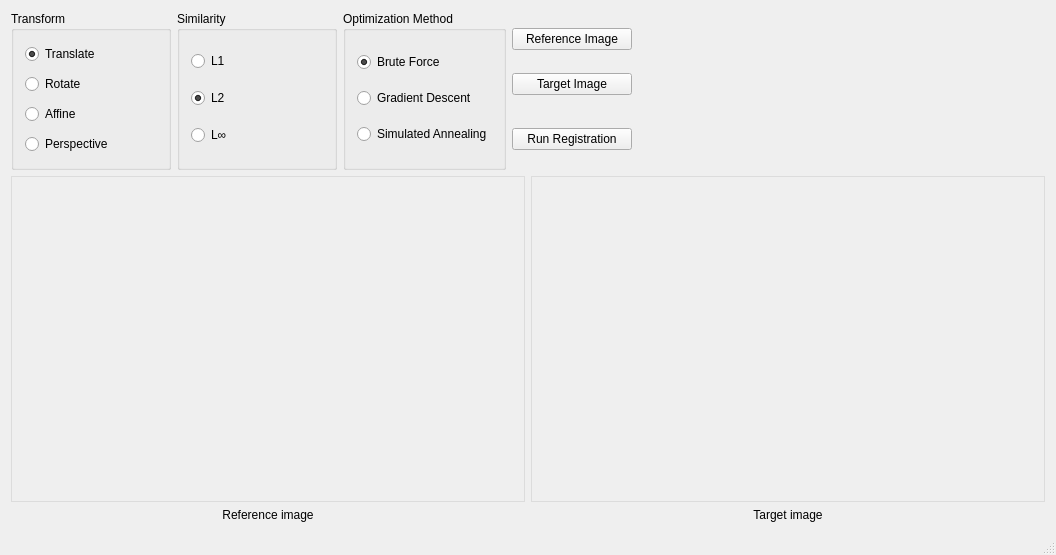
<?xml version="1.0" encoding="UTF-8"?>
<ui version="4.0">
 <class>ImageRegistrationClass</class>
 <widget class="QMainWindow" name="ImageRegistrationClass">
  <property name="geometry">
   <rect>
    <x>0</x>
    <y>0</y>
    <width>1056</width>
    <height>555</height>
   </rect>
  </property>
  <property name="sizePolicy">
   <sizepolicy hsizetype="Preferred" vsizetype="Preferred">
    <horstretch>0</horstretch>
    <verstretch>0</verstretch>
   </sizepolicy>
  </property>
  <property name="windowTitle">
   <string>ImageRegistration</string>
  </property>
  <widget class="QWidget" name="centralWidget">
   <layout class="QVBoxLayout" name="verticalLayout_4">
    <item>
     <layout class="QVBoxLayout" name="verticalLayout_3">
      <item>
       <layout class="QHBoxLayout" name="horizontalLayout_2">
        <property name="topMargin">
         <number>0</number>
        </property>
        <item>
         <widget class="QGroupBox" name="groupBox">
          <property name="sizePolicy">
           <sizepolicy hsizetype="Fixed" vsizetype="Preferred">
            <horstretch>0</horstretch>
            <verstretch>0</verstretch>
           </sizepolicy>
          </property>
          <property name="minimumSize">
           <size>
            <width>160</width>
            <height>0</height>
           </size>
          </property>
          <property name="styleSheet">
           <string notr="true"/>
          </property>
          <property name="title">
           <string>Transform</string>
          </property>
          <property name="flat">
           <bool>false</bool>
          </property>
          <layout class="QVBoxLayout" name="verticalLayout_5">
           <item>
            <widget class="QRadioButton" name="radio_translate">
             <property name="minimumSize">
              <size>
               <width>0</width>
               <height>24</height>
              </size>
             </property>
             <property name="text">
              <string>Translate</string>
             </property>
             <property name="checked">
              <bool>true</bool>
             </property>
            </widget>
           </item>
           <item>
            <widget class="QRadioButton" name="radio_rotate">
             <property name="minimumSize">
              <size>
               <width>0</width>
               <height>24</height>
              </size>
             </property>
             <property name="text">
              <string>Rotate</string>
             </property>
            </widget>
           </item>
           <item>
            <widget class="QRadioButton" name="radio_affine">
             <property name="minimumSize">
              <size>
               <width>0</width>
               <height>24</height>
              </size>
             </property>
             <property name="text">
              <string>Affine</string>
             </property>
            </widget>
           </item>
           <item>
            <widget class="QRadioButton" name="radio_perspective">
             <property name="minimumSize">
              <size>
               <width>0</width>
               <height>24</height>
              </size>
             </property>
             <property name="text">
              <string>Perspective</string>
             </property>
            </widget>
           </item>
          </layout>
         </widget>
        </item>
        <item>
         <widget class="QGroupBox" name="groupBox_2">
          <property name="sizePolicy">
           <sizepolicy hsizetype="Fixed" vsizetype="Preferred">
            <horstretch>0</horstretch>
            <verstretch>0</verstretch>
           </sizepolicy>
          </property>
          <property name="minimumSize">
           <size>
            <width>160</width>
            <height>0</height>
           </size>
          </property>
          <property name="styleSheet">
           <string notr="true"/>
          </property>
          <property name="title">
           <string>Similarity</string>
          </property>
          <property name="flat">
           <bool>false</bool>
          </property>
          <layout class="QVBoxLayout" name="verticalLayout_6">
           <item>
            <widget class="QRadioButton" name="radio_l1">
             <property name="minimumSize">
              <size>
               <width>0</width>
               <height>24</height>
              </size>
             </property>
             <property name="text">
              <string>L1</string>
             </property>
            </widget>
           </item>
           <item>
            <widget class="QRadioButton" name="radio_l2">
             <property name="minimumSize">
              <size>
               <width>0</width>
               <height>24</height>
              </size>
             </property>
             <property name="text">
              <string>L2</string>
             </property>
             <property name="checked">
              <bool>true</bool>
             </property>
            </widget>
           </item>
           <item>
            <widget class="QRadioButton" name="radio_linf">
             <property name="minimumSize">
              <size>
               <width>0</width>
               <height>24</height>
              </size>
             </property>
             <property name="text">
              <string>L∞</string>
             </property>
            </widget>
           </item>
          </layout>
         </widget>
        </item>
        <item>
         <widget class="QGroupBox" name="groupBox_3">
          <property name="sizePolicy">
           <sizepolicy hsizetype="Fixed" vsizetype="Preferred">
            <horstretch>0</horstretch>
            <verstretch>0</verstretch>
           </sizepolicy>
          </property>
          <property name="minimumSize">
           <size>
            <width>160</width>
            <height>0</height>
           </size>
          </property>
          <property name="styleSheet">
           <string notr="true"/>
          </property>
          <property name="title">
           <string>Optimization Method</string>
          </property>
          <property name="flat">
           <bool>false</bool>
          </property>
          <layout class="QVBoxLayout" name="verticalLayout_7">
           <item>
            <widget class="QRadioButton" name="radio_naive">
             <property name="minimumSize">
              <size>
               <width>0</width>
               <height>24</height>
              </size>
             </property>
             <property name="text">
              <string>Brute Force</string>
             </property>
             <property name="checked">
              <bool>true</bool>
             </property>
            </widget>
           </item>
           <item>
            <widget class="QRadioButton" name="radio_gd">
             <property name="text">
              <string>Gradient Descent</string>
             </property>
            </widget>
           </item>
           <item>
            <widget class="QRadioButton" name="radio_sa">
             <property name="minimumSize">
              <size>
               <width>0</width>
               <height>24</height>
              </size>
             </property>
             <property name="text">
              <string>Simulated Annealing</string>
             </property>
            </widget>
           </item>
          </layout>
         </widget>
        </item>
        <item>
         <layout class="QVBoxLayout" name="verticalLayout_8">
          <item>
           <widget class="QPushButton" name="button_ref_img">
            <property name="sizePolicy">
             <sizepolicy hsizetype="Fixed" vsizetype="Fixed">
              <horstretch>0</horstretch>
              <verstretch>0</verstretch>
             </sizepolicy>
            </property>
            <property name="minimumSize">
             <size>
              <width>120</width>
              <height>0</height>
             </size>
            </property>
            <property name="text">
             <string>Reference Image</string>
            </property>
           </widget>
          </item>
          <item>
           <widget class="QPushButton" name="button_tar_img">
            <property name="sizePolicy">
             <sizepolicy hsizetype="Fixed" vsizetype="Fixed">
              <horstretch>0</horstretch>
              <verstretch>0</verstretch>
             </sizepolicy>
            </property>
            <property name="minimumSize">
             <size>
              <width>120</width>
              <height>0</height>
             </size>
            </property>
            <property name="text">
             <string>Target Image</string>
            </property>
           </widget>
          </item>
          <item>
           <spacer name="verticalSpacer">
            <property name="orientation">
             <enum>Qt::Vertical</enum>
            </property>
            <property name="sizeType">
             <enum>QSizePolicy::Fixed</enum>
            </property>
            <property name="sizeHint" stdset="0">
             <size>
              <width>20</width>
              <height>10</height>
             </size>
            </property>
           </spacer>
          </item>
          <item>
           <widget class="QPushButton" name="button_run">
            <property name="sizePolicy">
             <sizepolicy hsizetype="Fixed" vsizetype="Fixed">
              <horstretch>0</horstretch>
              <verstretch>0</verstretch>
             </sizepolicy>
            </property>
            <property name="minimumSize">
             <size>
              <width>120</width>
              <height>0</height>
             </size>
            </property>
            <property name="text">
             <string>Run Registration</string>
            </property>
           </widget>
          </item>
         </layout>
        </item>
        <item>
         <spacer name="horizontalSpacer">
          <property name="orientation">
           <enum>Qt::Horizontal</enum>
          </property>
          <property name="sizeHint" stdset="0">
           <size>
            <width>40</width>
            <height>20</height>
           </size>
          </property>
         </spacer>
        </item>
       </layout>
      </item>
      <item>
       <layout class="QHBoxLayout" name="horizontalLayout">
        <item>
         <layout class="QVBoxLayout" name="verticalLayout">
          <item>
           <widget class="QLabel" name="image_r">
            <property name="sizePolicy">
             <sizepolicy hsizetype="Preferred" vsizetype="Expanding">
              <horstretch>0</horstretch>
              <verstretch>0</verstretch>
             </sizepolicy>
            </property>
            <property name="minimumSize">
             <size>
              <width>512</width>
              <height>0</height>
             </size>
            </property>
            <property name="styleSheet">
             <string notr="true">border: 1px solid #dcdcdc;</string>
            </property>
            <property name="text">
             <string/>
            </property>
            <property name="scaledContents">
             <bool>true</bool>
            </property>
           </widget>
          </item>
          <item>
           <widget class="QLabel" name="label_2">
            <property name="text">
             <string>Reference image</string>
            </property>
            <property name="alignment">
             <set>Qt::AlignCenter</set>
            </property>
           </widget>
          </item>
         </layout>
        </item>
        <item>
         <layout class="QVBoxLayout" name="verticalLayout_2">
          <item>
           <widget class="QLabel" name="image_t">
            <property name="sizePolicy">
             <sizepolicy hsizetype="Preferred" vsizetype="Expanding">
              <horstretch>0</horstretch>
              <verstretch>0</verstretch>
             </sizepolicy>
            </property>
            <property name="minimumSize">
             <size>
              <width>512</width>
              <height>0</height>
             </size>
            </property>
            <property name="styleSheet">
             <string notr="true">border: 1px solid #dcdcdc;</string>
            </property>
            <property name="text">
             <string/>
            </property>
            <property name="scaledContents">
             <bool>true</bool>
            </property>
           </widget>
          </item>
          <item>
           <widget class="QLabel" name="label_4">
            <property name="text">
             <string>Target image</string>
            </property>
            <property name="alignment">
             <set>Qt::AlignCenter</set>
            </property>
           </widget>
          </item>
         </layout>
        </item>
       </layout>
      </item>
     </layout>
    </item>
   </layout>
  </widget>
  <widget class="QStatusBar" name="statusBar"/>
 </widget>
 <layoutdefault spacing="6" margin="11"/>
 <resources>
  <include location="imageregistration.qrc"/>
 </resources>
 <connections/>
</ui>
